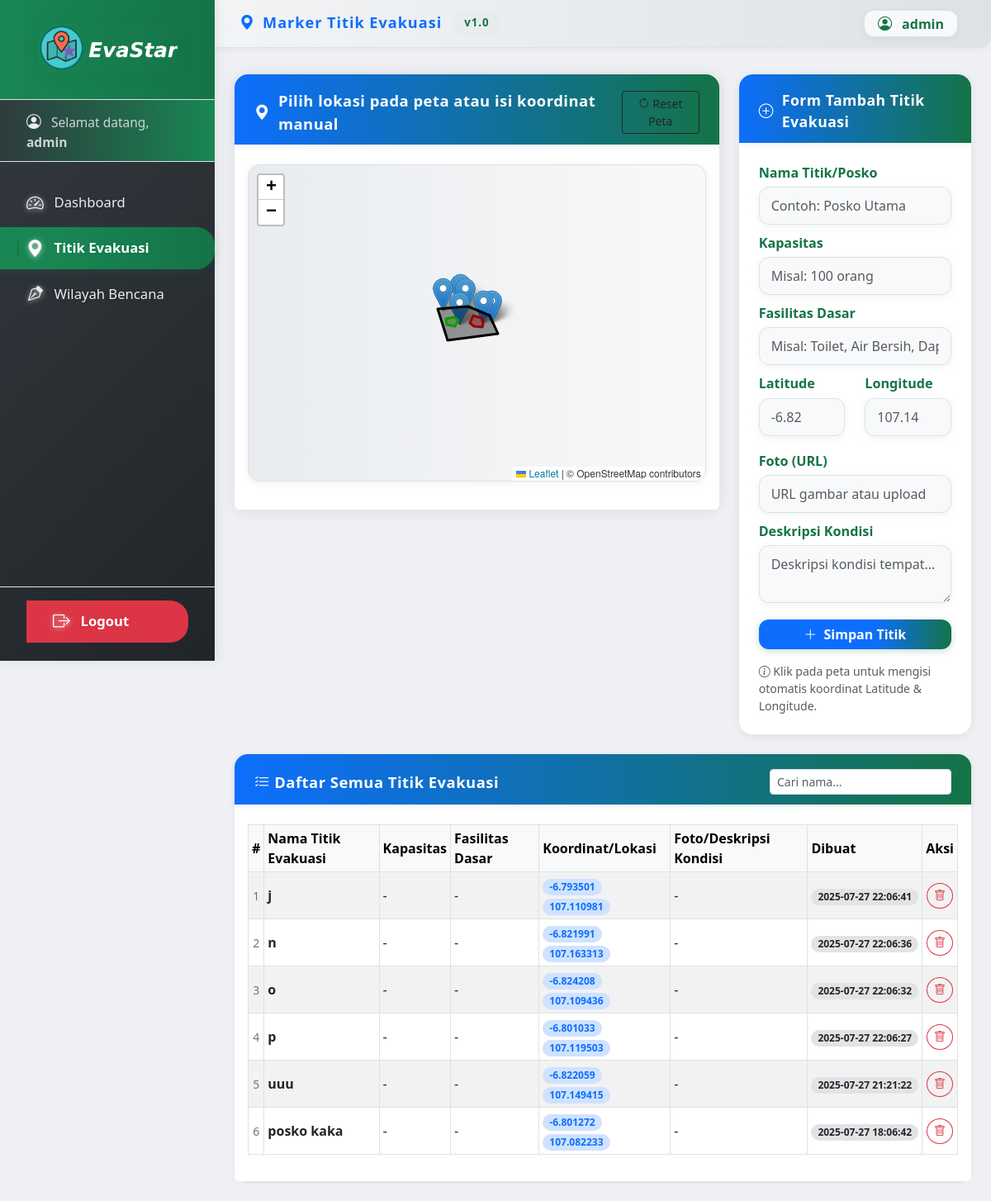
The app's page /Dashboard/marker.php (signed in) with its own data.
### tables this page shows
CREATE TABLE `titik_evakuasi` (
  `id` int(11) NOT NULL,
  `nama` varchar(100) NOT NULL,
  `latitude` double NOT NULL,
  `longitude` double NOT NULL,
  `keterangan` text DEFAULT NULL,
  `waktu_dibuat` timestamp NOT NULL DEFAULT current_timestamp()
);

### Dashboard/marker.php (the view, shortened to what this page needs)
<?php
require '../conection/db.php';
$all = $conn->query("SELECT * FROM titik_evakuasi ORDER BY id DESC")->fetch_all(MYSQLI_ASSOC);
function esc($s) {
    return htmlspecialchars($s ?? '', ENT_QUOTES, 'UTF-8');
}
?>
<!DOCTYPE html>
<html lang="id">
<head>
  <link href="https://cdn.jsdelivr.net/npm/bootstrap@5.3.0/dist/css/bootstrap.min.css" rel="stylesheet" />
  <link rel="stylesheet" href="https://unpkg.com/leaflet@1.9.3/dist/leaflet.css" />
  <link rel="stylesheet" href="https://cdn.jsdelivr.net/npm/bootstrap-icons@1.11.3/font/bootstrap-icons.min.css">
</head>
<body>
<nav id="sidebar" class="sidebar d-flex flex-column">
  <div class="sidebar-header">
    <img src="../assets/logo1.png" alt="Logo1 WebGIS">
  </div>
  <div class="admin-info mb-0">
    <i class="bi bi-person-circle"></i>
    <span>Selamat datang, <b><?= htmlspecialchars($_SESSION['admin'] ?? 'Admin') ?></b></span>
  </div>
  <div class="nav-section">
    <a href="index.php" class="nav-link">
      <i class="bi bi-speedometer2"></i> Dashboard
    </a>
    <a href="marker.php" class="nav-link active">
      <i class="bi bi-geo-alt-fill"></i> Titik Evakuasi
    </a>
    <a href="poligon.php" class="nav-link">
      <i class="bi bi-vector-pen"></i> Wilayah Bencana
    </a>
  </div>
  <div class="logout mt-auto">
    <a href="../Login/logout.php" class="nav-link">
      <i class="bi bi-box-arrow-right"></i> Logout
    </a>
  </div>
</nav>
<div class="topbar-modern">
  <div class="left">
    <span class="title"><i class="bi bi-geo-alt-fill"></i> Marker Titik Evakuasi <span class="version">v1.0</span></span>
  </div>
  <div class="user-box">
    <i class="bi bi-person-circle"></i>
    <?= htmlspecialchars($_SESSION['admin'] ?? 'Admin') ?>
  </div>
</div>
<div id="contentWrapper" class="content-wrapper">
    <div class="row g-4 mb-2">
        <div class="col-lg-8">
            <div class="panel-shadow mb-3">
                <div class="card-header-modern"><i class="bi bi-geo-alt-fill"></i> Pilih lokasi pada peta atau isi koordinat manual
                    <button class="btn btn-sm btn-outline-dark float-end" type="button" onclick="map.setView([-6.82, 107.14], 10)"><i class="bi bi-arrow-clockwise"></i> Reset Peta</button>
                </div>
                <div class="p-3 bg-white rounded-bottom"><div id="map"></div></div>
            </div>
        </div>
        <div class="col-lg-4">
            <div class="card-form-marker">
                <div class="card-header-marker">
                  <i class="bi bi-plus-circle"></i> Form Tambah Titik Evakuasi
                </div>
                <div class="p-4">
                <form method="post" autocomplete="off" enctype="multipart/form-data">
                  <div class="mb-2">
                    <label class="form-label" for="nama">Nama Titik/Posko</label>
                    <input type="text" name="nama" id="nama" class="form-control" required placeholder="Contoh: Posko Utama">
                  </div>
                  <div class="mb-2">
                    <label class="form-label" for="kapasitas">Kapasitas</label>
                    <input type="text" name="kapasitas" id="kapasitas" class="form-control" placeholder="Misal: 100 orang">
                  </div>
                  <div class="mb-2">
                    <label class="form-label" for="fasilitas">Fasilitas Dasar</label>
                    <input type="text" name="fasilitas" id="fasilitas" class="form-control" placeholder="Misal: Toilet, Air Bersih, Dapur Umum">
                  </div>
                  <div class="row mb-2">
                    <div class="col-md-6">
                      <label class="form-label" for="lat">Latitude</label>
                      <input type="text" name="latitude" id="lat" class="form-control" required placeholder="-6.82">
                    </div>
                    <div class="col-md-6">
                      <label class="form-label" for="lng">Longitude</label>
                      <input type="text" name="longitude" id="lng" class="form-control" required placeholder="107.14">
                    </div>
                  </div>
                  <div class="mb-2">
                    <label class="form-label" for="foto">Foto (URL)</label>
                    <input type="text" name="foto" id="foto" class="form-control" placeholder="URL gambar atau upload">
                  </div>
                  <div class="mb-2">
                    <label class="form-label" for="deskripsi">Deskripsi Kondisi</label>
                    <textarea name="deskripsi" id="deskripsi" class="form-control" placeholder="Deskripsi kondisi tempat..."></textarea>
                  </div>
                  <div class="d-grid gap-2 mt-2">
                    <button type="submit" class="btn btn-primary"><i class="bi bi-plus-lg me-1"></i> Simpan Titik</button>
                  </div>
                </form>
                <div class="mt-3 small text-muted">
                  <i class="bi bi-info-circle"></i> Klik pada peta untuk mengisi otomatis koordinat Latitude & Longitude.
                </div>
                </div>
            </div>
        </div>
    </div>
    <div class="card mt-4 shadow-sm">
        <div class="card-header-modern d-flex justify-content-between align-items-center">
            <span><i class="bi bi-list-check"></i> Daftar Semua Titik Evakuasi</span>
            <input type="text" id="searchTable" class="form-control form-control-sm w-auto" placeholder="Cari nama..." style="min-width:180px;">
        </div>
        <div class="p-3 bg-white rounded-bottom">
        <div class="table-responsive">
            <table class="table table-bordered table-hover table-striped table-sm align-middle" id="titikTable">
          <thead class="table-light align-middle">
            <tr>
              <th class="fw-bold text-center">#</th>
              <th class="fw-bold">Nama Titik Evakuasi</th>
              <th class="fw-bold">Kapasitas</th>
              <th class="fw-bold">Fasilitas Dasar</th>
              <th class="fw-bold">Koordinat/Lokasi</th>
              <th class="fw-bold">Foto/Deskripsi Kondisi</th>
              <th class="fw-bold">Dibuat</th>
              <th class="fw-bold text-center">Aksi</th>
            </tr>
          </thead>
          <tbody>
            <?php if ($all): $no=1; foreach($all as $row): ?>
            <tr>
              <td class="text-center text-secondary small"><?= $no++ ?></td>
              <td class="fw-semibold text-dark"><?= esc($row['nama']) ?></td>
              <td><?= esc($row['kapasitas'] ?? '-') ?></td>
              <td><?= esc($row['fasilitas'] ?? '-') ?></td>
              <td>
                <span class="badge rounded-pill bg-primary-subtle text-primary small px-2 py-1"><?= esc($row['latitude']) ?></span>
                <span class="badge rounded-pill bg-primary-subtle text-primary small px-2 py-1"><?= esc($row['longitude']) ?></span>
              </td>
              <td>
                <?= esc($row['deskripsi'] ?? '-') ?>
              </td>
              <td><span class="badge rounded-pill bg-secondary-subtle text-dark small px-2 py-1"><?= esc($row['waktu_dibuat']) ?></span></td>
              <td class="text-center">
                <a href="#" class="btn btn-sm btn-outline-danger rounded-circle btn-delete" data-id="<?= $row['id'] ?>" title="Hapus">
                  <i class="bi bi-trash"></i>
                </a>
              </td>
            </tr>
            <?php endforeach; else: ?>
            <tr><td colspan="8" class="text-center text-muted">Belum ada data</td></tr>
            <?php endif; ?>
          </tbody>
        </table>
        </div>
        </div>
    </div>
</div>
</body>
</html>

### records on screen
titik_evakuasi: nama "j", kapasitas "-", fasilitas "-", latitude "-6.793501", longitude "107.110981", deskripsi "-", waktu_dibuat "2025-07-27 22:06:41"
titik_evakuasi: nama "n", kapasitas "-", fasilitas "-", latitude "-6.821991", longitude "107.163313", deskripsi "-", waktu_dibuat "2025-07-27 22:06:36"
titik_evakuasi: nama "o", kapasitas "-", fasilitas "-", latitude "-6.824208", longitude "107.109436", deskripsi "-", waktu_dibuat "2025-07-27 22:06:32"
titik_evakuasi: nama "p", kapasitas "-", fasilitas "-", latitude "-6.801033", longitude "107.119503", deskripsi "-", waktu_dibuat "2025-07-27 22:06:27"
titik_evakuasi: nama "uuu", kapasitas "-", fasilitas "-", latitude "-6.822059", longitude "107.149415", deskripsi "-", waktu_dibuat "2025-07-27 21:21:22"
titik_evakuasi: nama "posko kaka", kapasitas "-", fasilitas "-", latitude "-6.801272", longitude "107.082233", deskripsi "-", waktu_dibuat "2025-07-27 18:06:42"

### other values on screen
$_SESSION['admin'] "admin"
